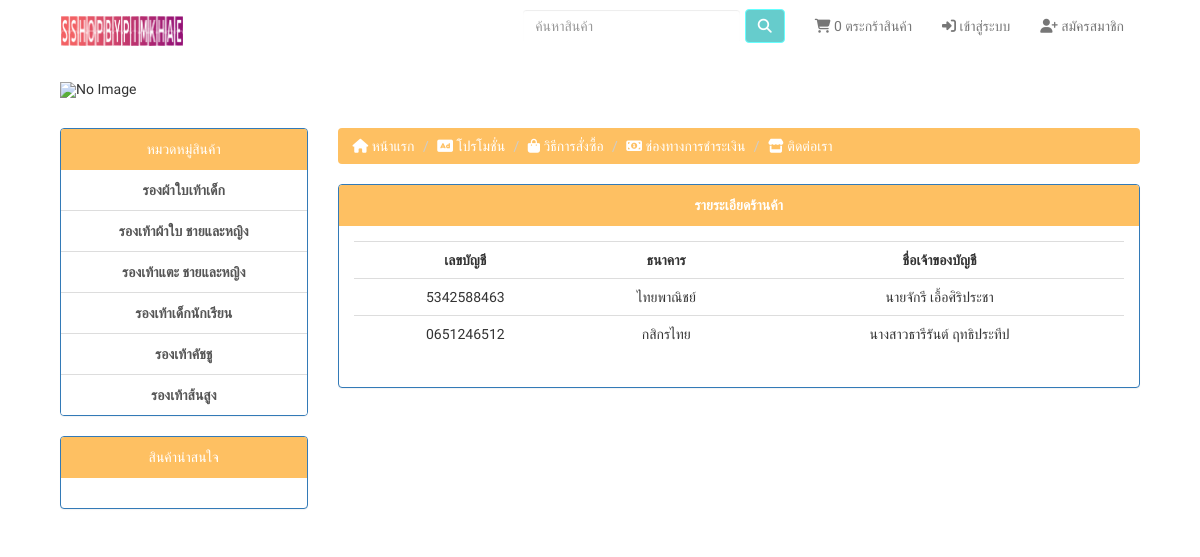
Screenshot of /howtopayment.php with the database file from the repository.
### tables this page shows
CREATE TABLE `tb_groups` (
  `id_group` int(11) NOT NULL,
  `name_group` varchar(30) NOT NULL
);

CREATE TABLE `tb_howtopayments` (
  `id_payment` int(2) NOT NULL,
  `bank_acc` varchar(12) NOT NULL,
  `bank_name` varchar(20) NOT NULL,
  `holder_name` varchar(40) NOT NULL
);

### includes/connect.php (called while the page is built, shortened)
<?php
    class db{
        private $ip = "localhost";
        private $user = "root";
        private $pass = "";
        private $db = "sshopbypimkhae";
        public $conn;
        private function db_connect()
        {
            $this->conn = new mysqli($this->ip,$this->user,$this->pass,$this->db);
            $this->conn->query('SET NAMES UTF8');
            return $this->conn;
        }
        public function select($table)
        {
            $sql = "SELECT * FROM $table";
            return $this->conn->query($sql);
        }
    }
?>

### howtopayment.php (the view, shortened to what this page needs)
<?php
    require('./includes/connect.php');
    $db = new db;
?>
<?php include('./includes/head.php');?>
<body>
    <?php include('./includes/navbar.php'); ?>
    <div class="container">
        <div class="col-lg-12" style="padding-top:10px;">
            <?php include('./includes/carousel.php'); ?>
            <div class="row" style="padding-top: 30px;">
                <div class="col-lg-3">
                    <?php include('./includes/group.php'); ?>
                </div>
                <div class="col-lg-9">
                    <?php include('./includes/nav.php'); ?>
                    <div style="margin-top: 20px;" class="panel panel-primary">
                        <div class="panel-heading text-center"><b>รายระเอียดร้านค้า</b></div>
                        <div class="panel-body">
                            <table class="table table-hover">
                                <tr>
                                    <th class="text-center">เลขบัญชี</th>
                                    <th class="text-center">ธนาคาร</th>
                                    <th class="text-center">ชื่อเจ้าของบัญชี</th>
                                </tr>
                                <?php
                                    $se_payment = $db->select('tb_howtopayments');
                                    while($payment = $se_payment->fetch_assoc())
                                    {
                                    ?>
                                    <tr class="text-center">
                                        <td><?php echo $payment['bank_acc'];?></td>
                                        <td><?php echo $payment['bank_name'];?></td>
                                        <td><?php echo $payment['holder_name'];?></td>
                                    </tr>
                                    <?php
                                    }
                                    ?>
                            </table>
                        </div>
                    </div>
                </div>
            </div>
        </div>
    </div>
</body>
</html>

### includes/group.php (shortened to what this page needs)
<div class="panel panel-primary">
    <div class="panel-heading text-center">หมวดหมู่สินค้า</div>
    <div class="list-group text-center">
        <?php
        $sq_group = $db->select("tb_groups");
        while($group = $sq_group->fetch_assoc())
        {
        ?>
            <a href="search.php?search=<?php echo $group['name_group']; ?>" class="list-group-item"><b><?php echo $group['name_group']; ?></b></a>
        <?php
        }
        ?>
    </div>
</div>
<div class="panel panel-primary">
    <div class="panel-heading text-center">สินค้าน่าสนใจ</div>
    <div class="panel-body">
    </div>
</div>

### includecss/style.css (style rules this page uses)
html, body { background-color: white; font-family: 'Sarabun', sans-serif; }
.container { width: 95%; }
.panel-primary .panel-heading { color: #fff; background-color: #FEC062; border-color: #FEC062; }
div { display: block; }
.panel-heading { padding: 10px 15px; border-bottom: 1px solid transparent; border-top-left-radius: 3px; border-top-right-radius: 3px; }

### rows the page displays
tb_groups: name_group "รองผ้าใบเท้าเด็ก"
tb_groups: name_group "รองเท้าผ้าใบ ชายและหญิง"
tb_groups: name_group "รองเท้าแตะ ชายและหญิง"
tb_groups: name_group "รองเท้าเด็กนักเรียน"
tb_groups: name_group "รองเท้าคัชชู"
tb_groups: name_group "รองเท้าส้นสูง"
tb_howtopayments: bank_acc "5342588463", bank_name "ไทยพาณิชย์", holder_name "นายจักรี เอื้อศิริประชา"
tb_howtopayments: bank_acc "0651246512", bank_name "กสิกรไทย", holder_name "นางสาวธารีรันต์ ฤทธิประทีป"

### other values shown
$cart "0"
